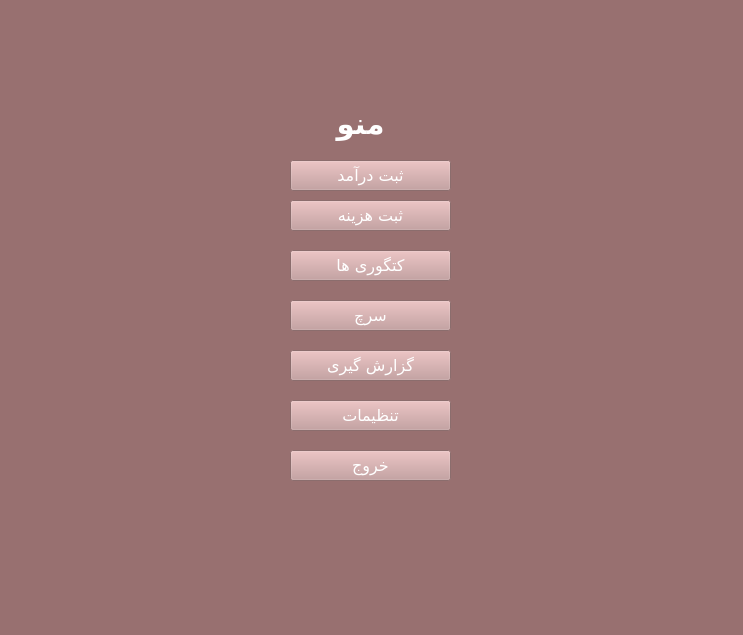
<?xml version="1.0" encoding="UTF-8"?>
<ui version="4.0">
 <class>Form</class>
 <widget class="QWidget" name="Form">
  <property name="geometry">
   <rect>
    <x>0</x>
    <y>0</y>
    <width>743</width>
    <height>635</height>
   </rect>
  </property>
  <property name="windowTitle">
   <string>Form</string>
  </property>
  <property name="styleSheet">
   <string notr="true">background-color: rgb(152, 112, 112);</string>
  </property>
  <widget class="QPushButton" name="categories">
   <property name="geometry">
    <rect>
     <x>290</x>
     <y>250</y>
     <width>161</width>
     <height>31</height>
    </rect>
   </property>
   <property name="font">
    <font>
     <family>B Lotus</family>
     <pointsize>12</pointsize>
    </font>
   </property>
   <property name="styleSheet">
    <string notr="true">color: rgb(255, 255, 255);
background-color: rgb(195, 152, 152);</string>
   </property>
   <property name="text">
    <string>کتگوری ها</string>
   </property>
  </widget>
  <widget class="QPushButton" name="setting">
   <property name="geometry">
    <rect>
     <x>290</x>
     <y>400</y>
     <width>161</width>
     <height>31</height>
    </rect>
   </property>
   <property name="font">
    <font>
     <family>B Lotus</family>
     <pointsize>12</pointsize>
    </font>
   </property>
   <property name="styleSheet">
    <string notr="true">color: rgb(255, 255, 255);
background-color: rgb(195, 152, 152);</string>
   </property>
   <property name="text">
    <string>تنظیمات</string>
   </property>
  </widget>
  <widget class="QPushButton" name="search">
   <property name="geometry">
    <rect>
     <x>290</x>
     <y>300</y>
     <width>161</width>
     <height>31</height>
    </rect>
   </property>
   <property name="font">
    <font>
     <family>B Lotus</family>
     <pointsize>12</pointsize>
    </font>
   </property>
   <property name="styleSheet">
    <string notr="true">color: rgb(255, 255, 255);
background-color: rgb(195, 152, 152);</string>
   </property>
   <property name="text">
    <string>سرچ</string>
   </property>
  </widget>
  <widget class="QPushButton" name="debriefing">
   <property name="geometry">
    <rect>
     <x>290</x>
     <y>350</y>
     <width>161</width>
     <height>31</height>
    </rect>
   </property>
   <property name="font">
    <font>
     <family>B Lotus</family>
     <pointsize>12</pointsize>
    </font>
   </property>
   <property name="styleSheet">
    <string notr="true">color: rgb(255, 255, 255);
background-color: rgb(195, 152, 152);</string>
   </property>
   <property name="text">
    <string>گزارش گیری</string>
   </property>
  </widget>
  <widget class="QPushButton" name="expense">
   <property name="geometry">
    <rect>
     <x>290</x>
     <y>200</y>
     <width>161</width>
     <height>31</height>
    </rect>
   </property>
   <property name="font">
    <font>
     <family>B Lotus</family>
     <pointsize>12</pointsize>
    </font>
   </property>
   <property name="styleSheet">
    <string notr="true">color: rgb(255, 255, 255);
background-color: rgb(195, 152, 152);</string>
   </property>
   <property name="text">
    <string>ثبت هزینه</string>
   </property>
  </widget>
  <widget class="QPushButton" name="exitbutton">
   <property name="geometry">
    <rect>
     <x>290</x>
     <y>450</y>
     <width>161</width>
     <height>31</height>
    </rect>
   </property>
   <property name="font">
    <font>
     <family>B Lotus</family>
     <pointsize>12</pointsize>
    </font>
   </property>
   <property name="styleSheet">
    <string notr="true">color: rgb(255, 255, 255);
background-color: rgb(195, 152, 152);</string>
   </property>
   <property name="text">
    <string>خروج</string>
   </property>
  </widget>
  <widget class="QLabel" name="label">
   <property name="geometry">
    <rect>
     <x>180</x>
     <y>80</y>
     <width>361</width>
     <height>61</height>
    </rect>
   </property>
   <property name="font">
    <font>
     <family>B Lotus</family>
     <pointsize>22</pointsize>
     <bold>true</bold>
    </font>
   </property>
   <property name="styleSheet">
    <string notr="true">color: rgb(255, 255, 255);</string>
   </property>
   <property name="text">
    <string>منو</string>
   </property>
   <property name="alignment">
    <set>Qt::AlignBottom|Qt::AlignHCenter</set>
   </property>
  </widget>
  <widget class="QPushButton" name="revenue">
   <property name="geometry">
    <rect>
     <x>290</x>
     <y>160</y>
     <width>161</width>
     <height>31</height>
    </rect>
   </property>
   <property name="font">
    <font>
     <family>B Lotus</family>
     <pointsize>12</pointsize>
    </font>
   </property>
   <property name="styleSheet">
    <string notr="true">color: rgb(255, 255, 255);
background-color: rgb(195, 152, 152);</string>
   </property>
   <property name="text">
    <string>ثبت درآمد</string>
   </property>
  </widget>
 </widget>
 <resources/>
 <connections/>
</ui>
